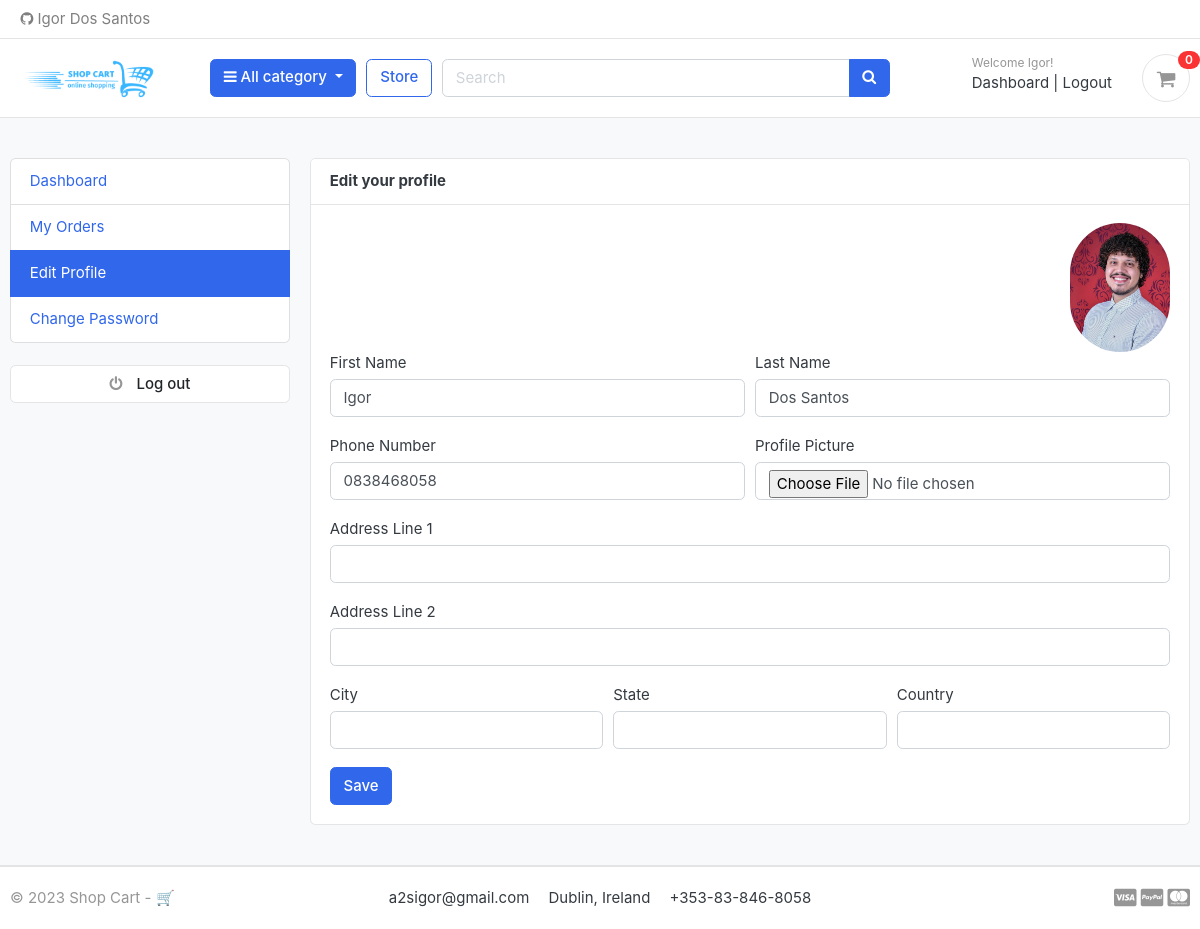
Page /accounts/edit_profile/ (signed in) on the earlier database version.
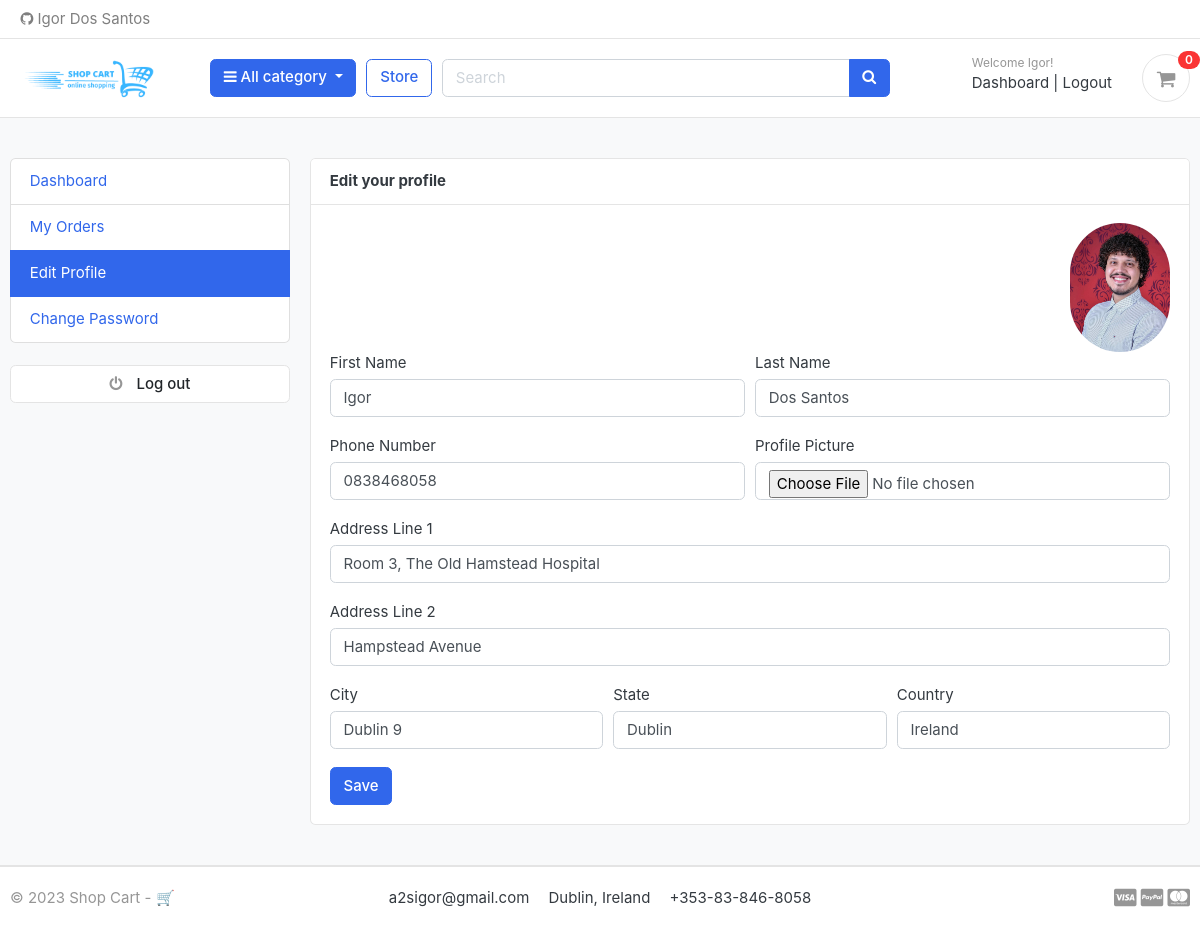
Same page on the later database version.
### accounts/models.py (models this page shows, shortened)
class UserProfile(models.Model):
    user = models.OneToOneField(Account, on_delete=models.CASCADE) #only one profile for each person
    address_line_1 = models.CharField(blank=True, max_length=100)
    address_line_2 = models.CharField(blank=True, max_length=100)
    profile_picture = models.ImageField(blank=True, upload_to='userprofile')
    city = models.CharField(blank=True, max_length=20)
    state = models.CharField(blank=True, max_length=20)
    country = models.CharField(blank=True, max_length=20)

### accounts/views.py (the view)
# urls.py: path('edit_profile/', views.edit_profile, name='edit_profile'),
@login_required(login_url='login')
def edit_profile(request):
    userprofile = get_object_or_404(UserProfile, user=request.user)
    if request.method == 'POST':
        user_form = UserForm(request.POST, instance=request.user)
        profile_form = UserProfileForm(request.POST, request.FILES, instance=userprofile)
        if user_form.is_valid() and profile_form.is_valid():
            user_form.save()
            profile_form.save()
            messages.success(request, 'Your profile has been updated.')
            return redirect('edit_profile')
    else:
        user_form = UserForm(instance=request.user)
        profile_form = UserProfileForm(instance=userprofile)
    context = {
        'user_form': user_form,
        'profile_form': profile_form,
        'userprofile': userprofile,
    }
    return render(request, 'accounts/edit_profile.html', context)

### accounts/forms.py
class UserForm(forms.ModelForm):
    class Meta:
        model = Account
        fields = ('first_name', 'last_name', 'phone_number')
    def __init__(self, *args, **kwargs):
        super(UserForm, self).__init__(*args, **kwargs)
        for field in self.fields:
            self.fields[field].widget.attrs['class'] = 'form-control'

class UserProfileForm(forms.ModelForm):
    profile_picture = forms.ImageField(required=False, error_messages = {'invalid':("Image files only")}, widget=forms.FileInput)
    class Meta:
        model = UserProfile
        fields = ('address_line_1', 'address_line_2', 'city', 'state', 'country', 'profile_picture')
    def __init__(self, *args, **kwargs):
        super(UserProfileForm, self).__init__(*args, **kwargs)
        for field in self.fields:
            self.fields[field].widget.attrs['class'] = 'form-control'

### carts/views.py (called while the page is built)
def _cart_id(request):
    cart = request.session.session_key
    if not cart:
        cart = request.session.create()
    return cart

### category/context_processors.py (called while the page is built)
def menu_links(request):
    links = Category.objects.all()
    return dict(links=links)

### category/models.py (called while the page is built)
    def get_url(self):
        return reverse('products_by_category', args=[self.slug])

### templates/accounts/edit_profile.html (shortened to what this page needs)
{% extends 'base.html' %}
{% block content %}
<section class="section-conten padding-y bg">
<div class="container">
	<div class="row">
	{% include 'includes/dashboard_sidebar.html' %}
	<main class="col-md-9">
		<article class="card">
		<header class="card-header">
			<strong class="d-inline-block mr-3">Edit your profile</strong>
		</header>
		<div class="card-body">
			<div class="text-right">
				<img src="{{userprofile.profile_picture.url}}" alt="Profile Picture" width="100" style="border-radius:50px;">
			</div>
			<div class="row">
			<div class="col-md-12">
				<form action="{% url 'edit_profile' %}" method="POST" enctype="multipart/form-data">
					<div class="form-row">
						<div class="form-group col-md-6">
							<label>First Name</label>
							{{user_form.first_name}}
						</div>
						<div class="form-group col-md-6">
							<label>Last Name</label>
							{{user_form.last_name}}
						</div>
					</div>
					<div class="form-row">
						<div class="form-group col-md-6">
							<label>Phone Number</label>
							{{user_form.phone_number}}
						</div>
						<div class="form-group col-md-6">
							<label>Profile Picture</label>
							{{profile_form.profile_picture}}
						</div>
					</div>
					<div class="form-group">
						<label>Address Line 1</label>
						{{profile_form.address_line_1}}
					</div>
					<div class="form-group">
						<label>Address Line 2</label>
						{{profile_form.address_line_2}}
					</div>
					<div class="form-row">
						<div class="form-group col-md-4">
							<label>City</label>
							{{profile_form.city}}
						</div>
						<div class="form-group col-md-4">
							<label>State</label>
							{{profile_form.state}}
						</div>
						<div class="form-group col-md-4">
							<label>Country</label>
							{{profile_form.country}}
						</div>
					</div>
					<input type="submit" value="Save" class="btn btn-primary">
				</form>
			</div>
			</div>
		</div>
		</article>
	</main>
</div>
</div>
</section>
{% endblock %}

Differences in the rows shown:
changed UserProfile: address_line_1 (not shown) → "Room 3, The Old Hamstead Hospital"; address_line_2 (not shown) → "Hampstead Avenue"; city (not shown) → "Dublin 9"; state (not shown) → "Dublin"; country (not shown) → "Ireland"
